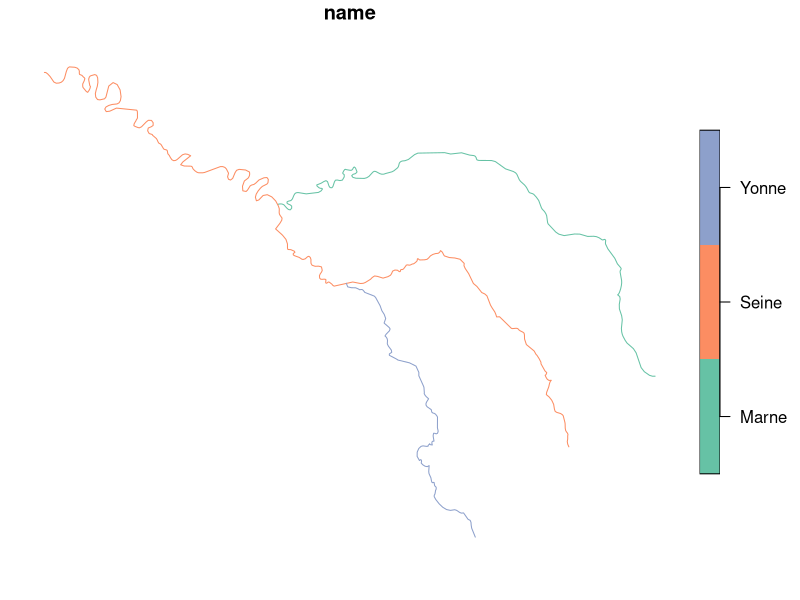

Generate this figure with R:
library(spData)


### Name: seine
### Title: Small river network in France
### Aliases: seine rivers
### Keywords: datasets sf

### ** Examples

if (requireNamespace("sf", quietly = TRUE)) {
  library(sf)
  seine
  plot(seine)
}
## Not run: 
##D library(sf)
##D library(rnaturalearth)
##D library(tidyverse)
##D 
##D seine = ne_download(scale = 10, type = "rivers_lake_centerlines", 
##D                     category = "physical", returnclass = "sf") %>% 
##D         filter(name %in% c("Yonne", "Seine", "Marne")) %>% 
##D         select(name = name_en) %>% 
##D         st_transform(2154)
## End(Not run)
